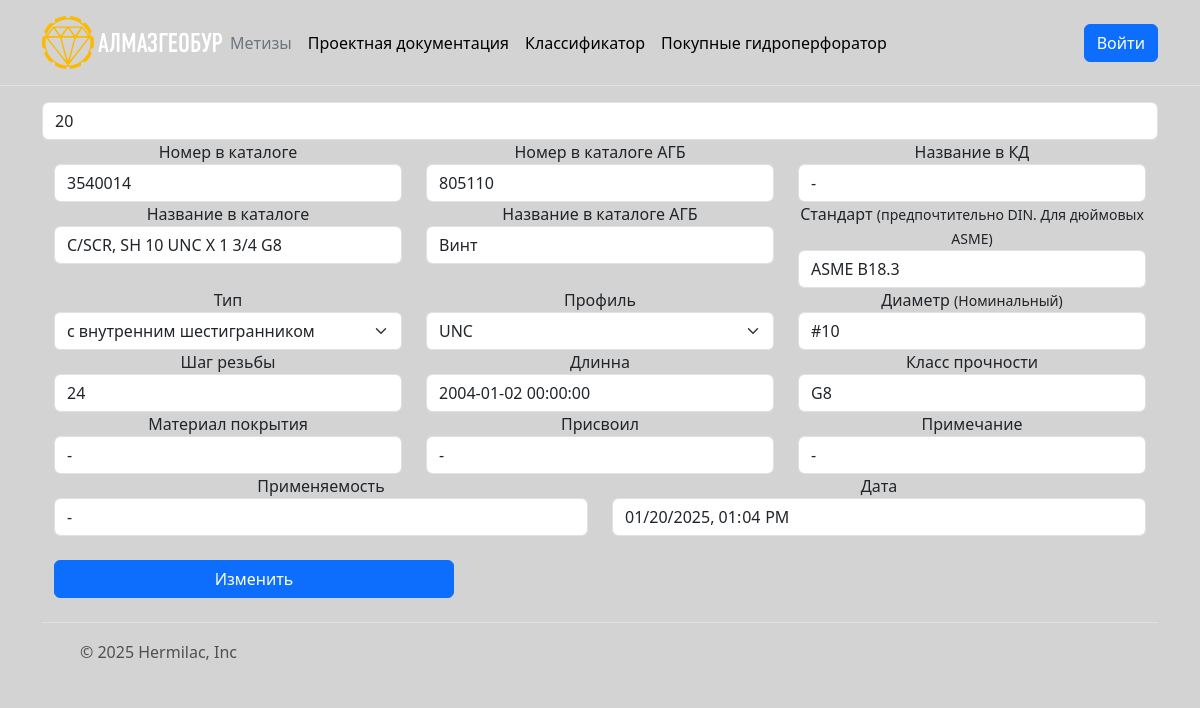
The page /metizes/patch/20 on the database its author committed.
### tables this page shows
CREATE TABLE Metizes(
    id INTEGER PRIMARY KEY,
    number_in_catalog TEXT,
    number_in_catalog_agb TEXT,
    name_in_catalog TEXT,
    name_in_kd TEXT,
    name_in_catalog_agb TEXT,
    standard TEXT,
    type TEXT,
    profile TEXT,
    diameter_nominal TEXT,
    step TEXT,
    length TEXT,
    accuracy TEXT,
    material_or_coverage TEXT,
    assigned TEXT,
    note TEXT,
    applicability TEXT,
    date TEXT);

### search/metizes/views.py (the view)
@router.get('/patch/{metiz_id}')
def edit_metiz(request: Request, metiz_id: int):
    current_date_time = datetime.now().strftime("%Y-%m-%dT%H:%M")
    item = db.search_item_by_index(metiz_id)[0]
    result_item = MetizBase(
        id=int(item[0]),
        number_in_catalog=item[1],
        number_in_catalog_agb=item[2],
        name_in_catalog=item[3],
        name_in_kd=item[4],
        name_in_catalog_agb=item[5],
        standard=item[6],
        type=item[7],
        profile=item[8],
        diameter_nominal=item[9],
        step=item[10],
        length=item[11],
        accuracy=item[12],
        material_or_coverage=item[13],
        assigned=item[14],
        note=item[15],
        applicability=item[16],
        date=item[17]
    )
    return templates.TemplateResponse('patch.html',
                                      {'request': request, 'current_datetime': current_date_time, "item": result_item})

### templates/patch.html (shortened to what this page needs)
{% extends 'base.html' %}
{% block content %}
<div class="container">
    <form action="/metizes/patch" method="POST">
        <input type="text" name="id" placeholder="id" class="form-control"
               value="{{ item.id }}" readonly/>
        <div class="container text-center">
            <div class="row">
                <div class="col">
                    <label>Номер в каталоге</label>
                    <input type="text" name="number_in_catalog" placeholder="number_in_katalog" class="form-control"
                           value="{{ item.number_in_catalog }}"/>
                </div>
                <div class="col">
                    <label>Номер в каталоге АГБ</label>
                    <input type="text" name="number_in_catalog_agb" placeholder="number_in_katalog_agb"
                           class="form-control" value="{{ item.number_in_catalog_agb }}"/>
                </div>
                <div class="col">
                    <label>Название в КД</label>
                    <input type="text" name="name_in_kd" placeholder="name_in_kd" class="form-control"
                           value="{{ item.name_in_kd }}"/>
                </div>
            </div>
        </div>
        <div class="container text-center">
            <div class="row">
                <div class="col">
                    <label>Название в каталоге</label>
                    <input type="text" name="name_in_catalog" placeholder="name_in_katalog" class="form-control"
                           value="{{ item.name_in_catalog }}"/>
                </div>
                <div class="col">
                    <label>Название в каталоге АГБ</label>
                    <input type="text" name="name_in_catalog_agb" placeholder="name_in_katalog_agb"
                           class="form-control" value="{{ item.name_in_catalog_agb }}"/>
                </div>
                <div class="col">
                    <label>Стандарт
                        <small>(предпочтительно DIN. Для дюймовых ASME)</small></label>
                    <input type="text" name="standard" placeholder="standard" class="form-control"
                           value="{{ item.standard }}"/>
                </div>
            </div>
        </div>
        <div class="container text-center">
            <div class="row">
                <div class="col">
                    <label>Тип</label>
                    <select class="form-select" aria-label="Default select example" id="type" name="type" typeof="text">
                        <option value="{{ item.type }}" selected>{{ item.type }}</option>
                    </select>
                </div>
                <div class="col">
                    <label>Профиль</label>
                    <select class="form-select" aria-label="Default select example" id="profile" name="profile"
                            typeof="text">
                        <option value="{{ item.profile }}" selected> {{ item.profile }}</option>
                    </select>
                </div>
                <div class="col">
                    <label>Диаметр <small>(Номинальный)</small></label>
                    <input type="text" name="diameter_nominal" placeholder="diameter" class="form-control"
                           value="{{item.diameter_nominal}}"/>
                </div>
            </div>
        </div>
        <div class="container text-center">
            <div class="row">
                <div class="col">
                    <label>Шаг резьбы</label>
                    <input type="text" name="step" placeholder="step" class="form-control" value="{{item.step}}"/>
                </div>
                <div class="col">
                    <label>Длинна</label>
                    <input type="text" name="length" placeholder="length" class="form-control" value="{{item.length}}"/>
                </div>
                <div class="col">
                    <label>Класс прочности</label>
                    <input type="text" name="accuracy" placeholder="accuracy" class="form-control"
                           value="{{item.accuracy}}"/>
                </div>
            </div>
        </div>
        <div class="container text-center">
            <div class="row">
                <div class="col">
                    <label>Материал покрытия</label>
                    <input type="text" name="material_or_coverage" placeholder="material" class="form-control"
                           value="{{item.material_or_coverage}}"/>
                </div>
                <div class="col">
                    <label>Присвоил</label>
                    <input required type="text" name="assigned" placeholder="assigned"
                           class="form-control" value="{{item.assigned}}"/>
                </div>
                <div class="col">
                    <label>Примечание</label>
                    <input type="text" name="note" placeholder="note" class="form-control" value="{{item.note}}"/>
                </div>
            </div>
        </div>
        <div class="container text-center">
            <div class="row">
                <div class="col">
                    <label>Применяемость</label>
                    <input type="text" name="applicability" placeholder="applicability" class="form-control"
                           value="{{item.applicability}}"/>
                </div>
                <div class="col">
                    <label>Дата</label>
                    <input type="datetime-local" name="date" placeholder="date"
                           class="form-control" value="{{ current_datetime }}" readonly/>
                </div>
            </div>
        </div>
        <br>
        <div class="container">
            <button class="btn btn-primary" style="width: 400px">Изменить</button>
        </div>
    </form>
</div>
{% endblock content %}

### templates/base.html (style rules this page uses)
body { background-color: #D3D3D3; }

### rows shown on the page
Metizes: id "20", number_in_catalog "3540014", number_in_catalog_agb "805110", name_in_kd "-", name_in_catalog "C/SCR, SH 10 UNC X 1 3/4 G8", name_in_catalog_agb "Винт", standard "ASME B18.3", type "с внутренним шестигранником", profile "UNC", diameter_nominal "#10", step "24", length "2004-01-02 00:00:00", accuracy "G8", material_or_coverage "-", assigned "-", note "-", applicability "-"
